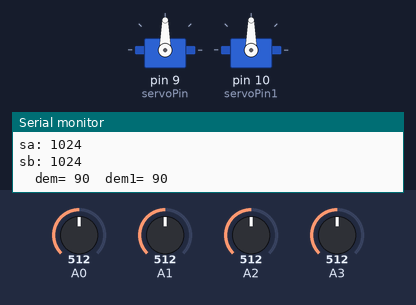
A sketch run on a simulated Arduino Uno, built with avr-gcc and run on an emulated ATmega328P. Shown: 2 × servo, the last lines printed to the serial monitor. Inputs (shaded band) come from the test bench; at power-on: A0 = 512, A1 = 512, A2 = 512, A3 = 512.

Above: at 6.2 s.
6.3 s: A0 set to 540
At 8.09 s:
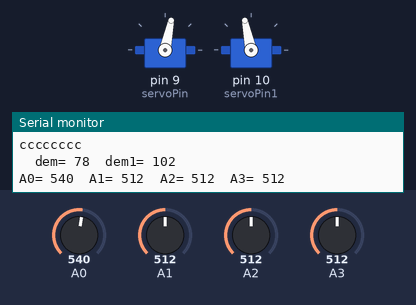
9.3 s: A1 set to 541
At 10.67 s:
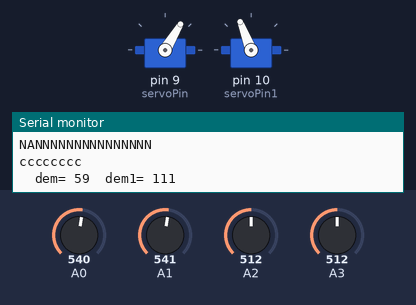
12.3 s: A2 set to 540
At 13.37 s:
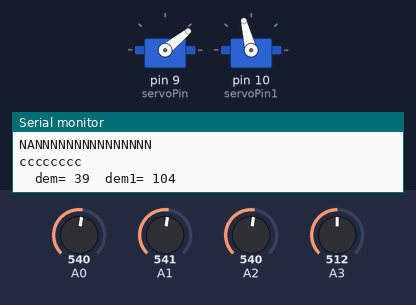
15.3 s: A0 set to 716
18.3 s: A3 set to 992
21.3 s: A3 set to 716
At 21.3 s:
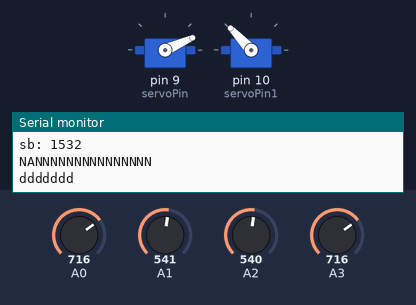
Timing chart, 0 to 25.3 s (numbered marks = the images above; inputs shaded):
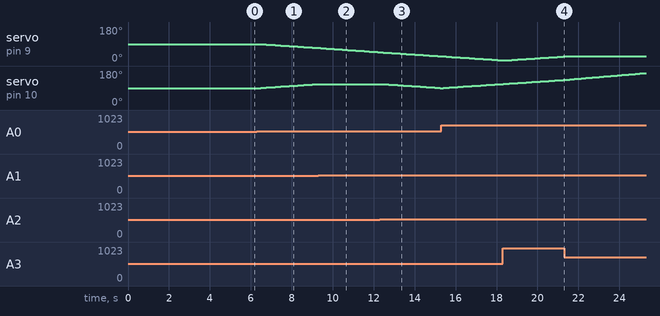

The sketch:

LastChance.ino
```cpp
#include <Servo.h>      // Thư viện điều khiển servo
Servo Ser1;
Servo Ser2;

int servoPin = 9;
int servoPin1 = 10;

int dem=90;
int dem1=90;
int bugiat = 10;

void setup()
{
  pinMode(A0,INPUT);
  pinMode(A1,INPUT);
  pinMode(A2,INPUT);
  pinMode(A3,INPUT);

  Ser1.attach(servoPin);
  Ser2.attach(servoPin1);

  Ser1.write(90);
  Ser2.write(90);

  delay(5000);
  Serial.begin(9600);
}

void loop()
{
  int a = analogRead(A0);
  int b = analogRead(A1);
  int c = analogRead(A2);
  int d = analogRead(A3);
 // delay(100);
  Ser1.write(dem);
  Ser2.write(dem1);

  Serial.print("\nA0= ");
  Serial.print(a);
  Serial.print("\tA1= ");
  Serial.print(b);
  Serial.print("\tA2= ");
  Serial.print(c);
  Serial.print("\tA3= ");
  Serial.println(d);

// servo 2
    int sa2 = a + d;
    int sb2 = b + c;
    Serial.print("sa2: ");  Serial.println(sa2);
    Serial.print("sb2: ");  Serial.println(sb2);
    Serial.println("");
    if(sa2-sb2 > bugiat || sb2-sa2 > bugiat )
    {
      if(sa2 > sb2)
      {
        Serial.println("aaaaaa");
        dem1 = dem1+1;
        if(dem1 >= 179)
        {
          dem1 = 179;
        }
      }
      if(sa2 < sb2)
      {
        Serial.println("bbbbbb");

        dem1 = dem1 - 1;
        if(dem1 <= 0)
        {
          dem1 = 0;
        }
      }
    }


  //servo 1
  int sa = a + b;
  int sb = c + d;
  Serial.print("sa: ");  Serial.println(sa);
  Serial.print("sb: ");  Serial.println(sb);
  Serial.println("");
  if(sa-sb > bugiat || sb-sa > bugiat)
  {
    Serial.println("NANNNNNNNNNNNNNNN");
    if(sa > sb)
    {
      Serial.println("cccccccc");
      dem = dem - 1;
      if(dem <= 0)
      {
         dem = 0;
      }

    }
    if(sa < sb)
    {
      Serial.println("ddddddd");
      dem = dem + 1;
      if(dem >= 179)
      {
         dem = 179;
      }
    }
  }

  Serial.print("\tdem= ");
  Serial.print(dem);
  Serial.print("\tdem1= ");
  Serial.print(dem1);

  Ser1.write(dem);
  Ser2.write(dem1);
  delay(50);
}
```

Measured:
- the behaviour switches between 522 and 523 on A0 (found by bisection; images 0 and 1)
- the behaviour switches between 529 and 530 on A1 (found by bisection; images 1 and 2)
- the behaviour switches between 521 and 522 on A2 (found by bisection; images 2 and 3)
- after the input at 6.3 s, servo on pin 9 (servoPin): moves from 90° to 69° over 2.8 s, starting after 0.19 s; servo on pin 10 (servoPin1): moves from 90° to 111° over 2.8 s, starting after 0.19 s
- after the input at 9.3 s, servo on pin 10 (servoPin1): stays 111° (without the input it goes to 112° after 0.13 s)
- after the input at 12.3 s, servo on pin 10 (servoPin1): moves from 111° to 90° over 2.8 s, starting after 0.16 s
- after the input at 21.3 s, servo on pin 9 (servoPin): stays 24° (without the input it goes to 25° after 0.09 s)
